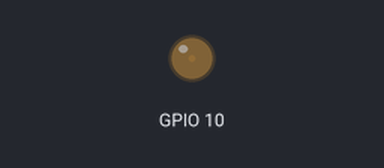
A sketch run on a simulated ESP32-S3. On the bench: output pins drawn as LEDs (lit = HIGH).

Above: at 1.6 s.
At 38.7 s:
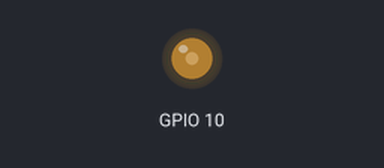
Timing chart, 0 to 40.0 s (numbered marks = the images above):
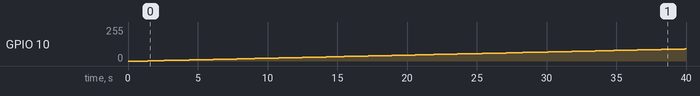

The sketch:

pwm-t.ino
```cpp
int i;

void setup() {
  // put your setup code here, to run once:
  ledcAttach(10, 250, 16);
  delay(1000);
}

void loop() {
  // put your main code here, to run repeatedly:
  delay(100);
  ledcWrite(10, i * 60);
  i++;
}
```

Measured:
- by itself, GPIO 10: moves from 0/255 to 91/255 over 38.5 s
